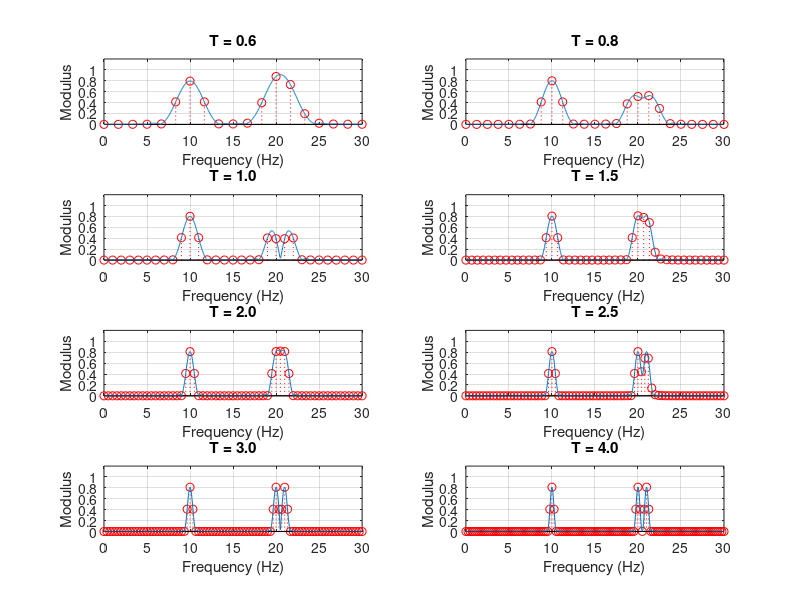

The MATLAB source for this figure:
clc; close all; clear all;

% Define constants
f1 = 10; 
f2 = 20; 
f3 = 21; 
fs = 60;
T_values = [0.6, 0.8, 1.0, 1.5, 2, 2.5, 3, 4]; % Different values of T

% Number of subplots
num_plots = length(T_values);

% Determine the grid size for subplots
num_rows = 4; % Set the number of rows to 4
num_cols = 2; % Set the number of columns to 2

% Create a new figure
figure;

% Loop through each T value
for idx = 1:num_plots
    T = T_values(idx);
    
    % Compute time vector
    t = 0:1/fs:T-1/fs;
    
    % Generate the signal
    x = 2*sin(2*pi*f1*t) + 2*sin(2*pi*f2*t) + 2*sin(2*pi*f3*t);
    
    % Length of the signal
    N = length(x);
    
    % Apply Hanning window
    whan = hanning(N);
    x = x .* whan';
    
    % Compute FFT
    X = fft(x);
    
    % Frequency vector
    f = fs * (0:N-1) / N;
    
    % Zero-padding and FFT
    Xz = fft([x zeros(1,2000-N)]);
    Nz = length(Xz);
    fz = fs * (0:Nz-1) / Nz;
    
    % Create a subplot
    subplot(num_rows, num_cols, idx);
    
    % Plot results
    stem(f(1:N/2+1), sqrt(8/3)*abs(X(1:N/2+1)/fs/T), 'r:');
    hold on;
    plot(fz(1:Nz/2+1), sqrt(8/3)*abs(Xz(1:Nz/2+1)/fs/T));
    hold off;
    
    % Add labels, axis limits, and grid
    title(sprintf('T = %.1f', T));
    xlabel('Frequency (Hz)');
    ylabel('Modulus');
    axis([0 30 0 1.2]);
    grid on;
end
